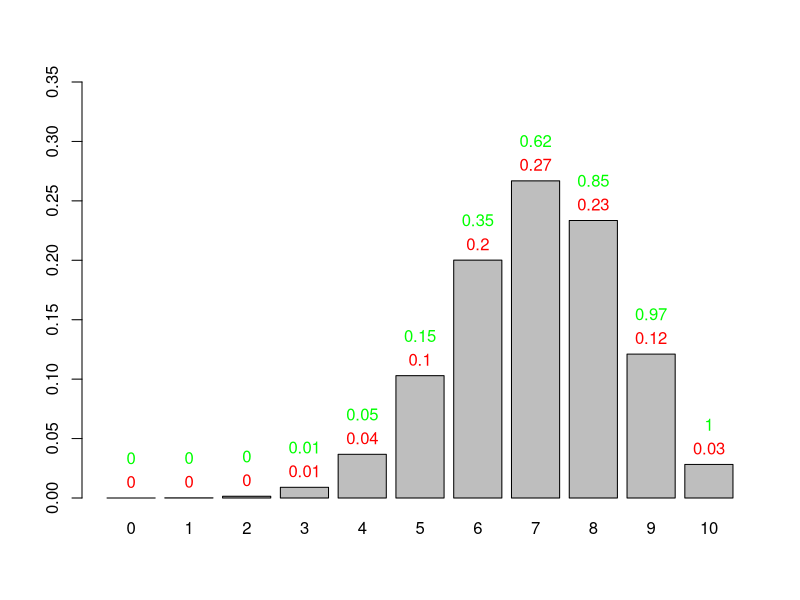

The R source for this figure:
# Simulate flipping a coin ten times,
# where probability of success is 0.7
outcomes <- 0:10
p <- 0.7

# Individual outcome probabilities
d <- dbinom(outcomes, 10, p)
res <- barplot(d, names.arg = outcomes, ylim = c(0, 0.35))
text(res, d, round(d, 2), pos = 3, col = 'red')

# Cumulative probabilities
prob <- pbinom(outcomes, 10, p)
text(res, d + 0.02, round(prob, 2), pos = 3, col = 'green')

dbinom(2,3,0.5)
choose(20,15)
